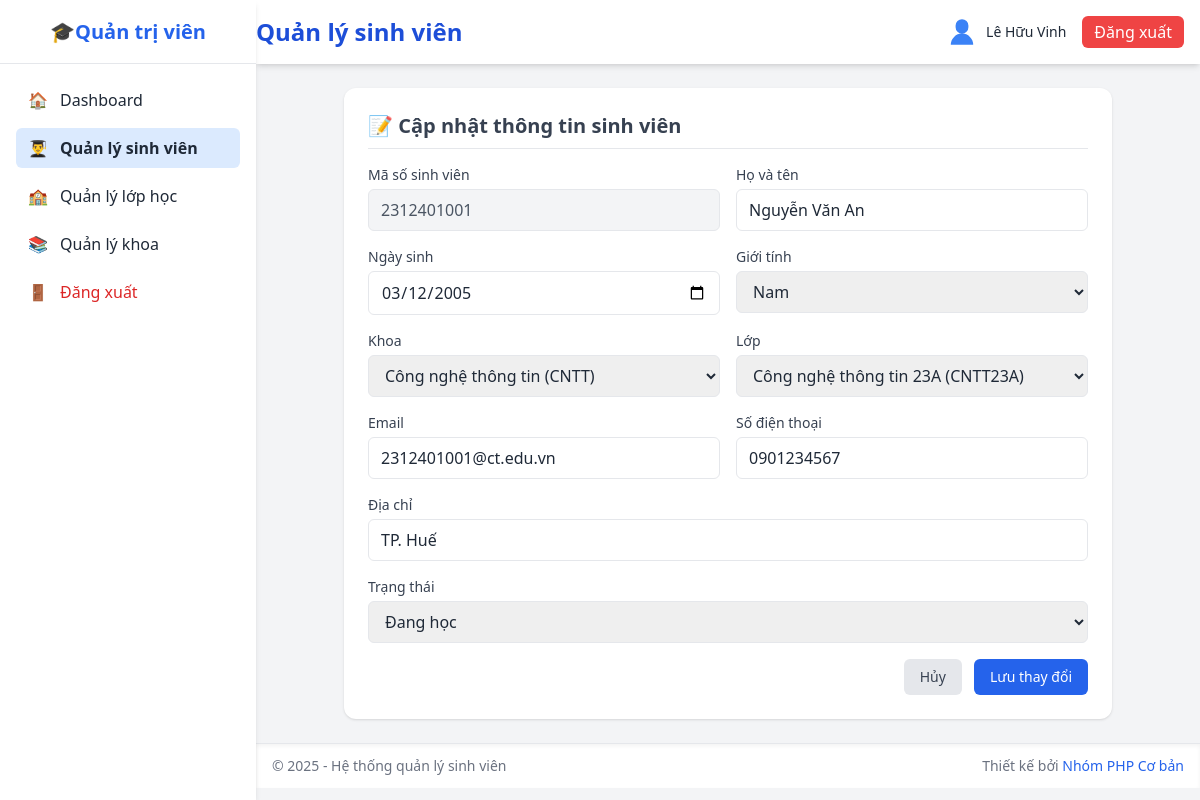
/admin/student_edit.php?mssv=2312401001 (signed in), run on an earlier commit of the app's database.
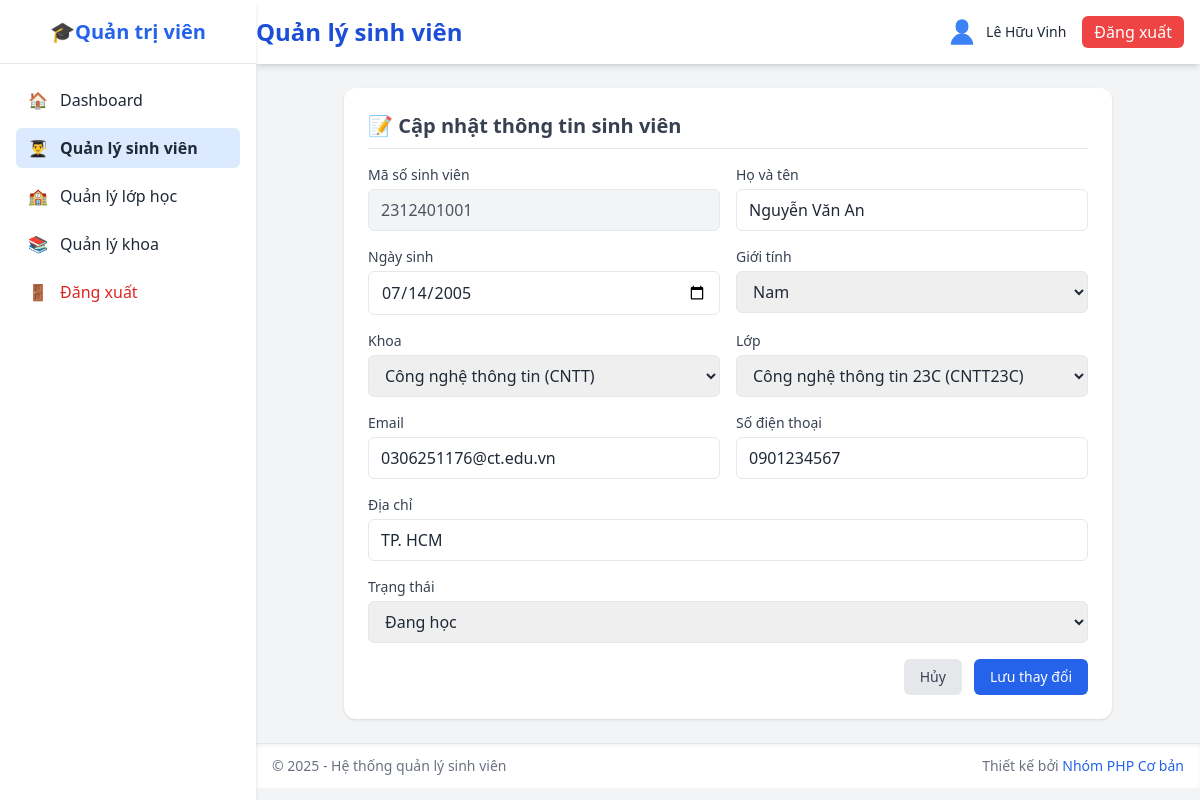
And on a later commit of the database.
### tables this page shows
CREATE TABLE `sinh_vien` (
  `mssv` varchar(20) NOT NULL,
  `hoten` varchar(100) NOT NULL,
  `ngaysinh` date DEFAULT NULL,
  `gioitinh` enum('Nam','Nữ','Khác') DEFAULT 'Nam',
  `malop` varchar(20) DEFAULT NULL,
  `makhoa` varchar(20) DEFAULT NULL,
  `email` varchar(100) DEFAULT NULL,
  `sdt` varchar(20) DEFAULT NULL,
  `diachi` varchar(255) DEFAULT NULL,
  `password` varchar(255) NOT NULL,
  `trangthai` enum('Đang học','Tốt nghiệp','Bảo lưu','Đã nghỉ') DEFAULT 'Đang học'
);

CREATE TABLE `lop` (
  `malop` varchar(20) NOT NULL,
  `tenlop` varchar(100) NOT NULL,
  `makhoa` varchar(20) DEFAULT NULL
);

CREATE TABLE `khoa` (
  `makhoa` varchar(20) NOT NULL,
  `tenkhoa` varchar(100) NOT NULL,
  `mota` text DEFAULT NULL
);

### database/pdo.php (called while the page is built, shortened)
<?php
class DB
{
    private static $pdo = null;
    private static function connect_pdo(): \PDO
    {
        $host = DB_HOST;
        $user = DB_USERNAME;
        $pass = DB_PASSWORD;
        $db   = DB_NAME;
        $charset = DB_CHARSET;
        $dsn = "mysql:host={$host};dbname={$db};charset={$charset}";
        try {
            $options = [
                \PDO::ATTR_ERRMODE => \PDO::ERRMODE_EXCEPTION,
                \PDO::ATTR_DEFAULT_FETCH_MODE => \PDO::FETCH_ASSOC,
                \PDO::ATTR_EMULATE_PREPARES => false,
            ];
            return new \PDO($dsn, $user, $pass, $options);
        } catch (\PDOException $e) {
            die('Kết nối PDO thất bại: ' . $e->getMessage());
        }
    }
    private static function init()
    {
        if (self::$pdo === null) {
            self::$pdo = self::connect_pdo();
        }
    }
    public static function getPdo()
    {
        return self::$pdo;
    }
    public static function select(string $sql, array $params = []): array
    {
        $stmt = self::getPdo()->prepare($sql);
        $stmt->execute($params);
        return $stmt->fetchAll();
    }
    public static function selectOne(string $sql, array $params = []): ?array
    {
        $stmt = self::getPdo()->prepare($sql);
        $stmt->execute($params);
        $row = $stmt->fetch();
        return $row === false ? null : $row;
    }
}

### admin/student_edit.php (the view, shortened to what the changed rows need)
<?php
$mssv = trim($_GET['mssv'] ?? '');
$student = DB::selectOne('
    SELECT sv.*, l.tenlop, k.tenkhoa
    FROM sinh_vien sv
    LEFT JOIN lop l ON sv.malop = l.malop
    LEFT JOIN khoa k ON sv.makhoa = k.makhoa
    WHERE sv.mssv = :mssv',
    ['mssv' => $mssv]
);
$khoas = DB::select('SELECT makhoa, tenkhoa FROM khoa ORDER BY tenkhoa');
$lops = DB::select('SELECT malop, tenlop, makhoa FROM lop ORDER BY tenlop');
include('../includes/sidebar.php');
include('../includes/header.php');
?>
<div class="bg-white shadow rounded-xl p-6 max-w-3xl mx-auto">
    <form action="student_edit_process.php" method="POST" class="space-y-4">
        <div class="grid grid-cols-1 sm:grid-cols-2 gap-4">
            <div>
                <label class="block text-sm font-medium text-gray-700 mb-1">Mã số sinh viên</label>
                <div class="w-full border rounded-md px-3 py-2 bg-gray-100 text-gray-600">
                    <?php echo htmlspecialchars($student['mssv']); ?>
                </div>
            </div>
            <div>
                <label class="block text-sm font-medium text-gray-700 mb-1">Họ và tên</label>
                <input type="text" name="hoten" required value="<?php echo htmlspecialchars($student['hoten']); ?>"
                       class="w-full border rounded-md px-3 py-2 focus:ring-2 focus:ring-blue-400 outline-none">
            </div>
            <div>
                <label class="block text-sm font-medium text-gray-700 mb-1">Ngày sinh</label>
                <input type="date" name="ngaysinh" value="<?php echo htmlspecialchars($student['ngaysinh'] ?? ''); ?>"
                       class="w-full border rounded-md px-3 py-2 focus:ring-2 focus:ring-blue-400 outline-none">
            </div>
            <div>
                <label class="block text-sm font-medium text-gray-700 mb-1">Giới tính</label>
                <select name="gioitinh" class="w-full border rounded-md px-3 py-2 focus:ring-2 focus:ring-blue-400 outline-none">
                    <option value="Nam" <?php echo $student['gioitinh'] === 'Nam' ? 'selected' : ''; ?>>Nam</option>
                </select>
            </div>
            <div>
                <label class="block text-sm font-medium text-gray-700 mb-1">Khoa</label>
                <select id="makhoa" name="makhoa" class="w-full border rounded-md px-3 py-2 focus:ring-2 focus:ring-blue-400 outline-none">
                    <?php foreach ($khoas as $khoa): ?>
                        <option value="<?= htmlspecialchars($khoa['makhoa']) ?>"
                                <?php echo $student['makhoa'] === $khoa['makhoa'] ? 'selected' : ''; ?>>
                            <?= htmlspecialchars($khoa['tenkhoa']) ?> (<?= htmlspecialchars($khoa['makhoa']) ?>)
                        </option>
                    <?php endforeach; ?>
                </select>
            </div>
            <div>
                <label class="block text-sm font-medium text-gray-700 mb-1">Lớp</label>
                <select id="malop" name="malop" class="w-full border rounded-md px-3 py-2 focus:ring-2 focus:ring-blue-400 outline-none">
                    <?php foreach ($lops as $lop): ?>
                        <option value="<?= htmlspecialchars($lop['malop']) ?>"
                                data-makhoa="<?= htmlspecialchars($lop['makhoa']) ?>"
                                <?php echo $student['malop'] === $lop['malop'] ? 'selected' : ''; ?>>
                            <?= htmlspecialchars($lop['tenlop']) ?> (<?= htmlspecialchars($lop['malop']) ?>)
                        </option>
                    <?php endforeach; ?>
                </select>
            </div>
            <div>
                <label class="block text-sm font-medium text-gray-700 mb-1">Email</label>
                <input type="email" name="email" value="<?php echo htmlspecialchars($student['email'] ?? ''); ?>"
                       class="w-full border rounded-md px-3 py-2 focus:ring-2 focus:ring-blue-400 outline-none">
            </div>
            <div>
                <label class="block text-sm font-medium text-gray-700 mb-1">Số điện thoại</label>
                <input type="text" name="sdt" value="<?php echo htmlspecialchars($student['sdt'] ?? ''); ?>"
                       class="w-full border rounded-md px-3 py-2 focus:ring-2 focus:ring-blue-400 outline-none">
            </div>
            <div class="sm:col-span-2">
                <label class="block text-sm font-medium text-gray-700 mb-1">Địa chỉ</label>
                <input type="text" name="diachi" value="<?php echo htmlspecialchars($student['diachi'] ?? ''); ?>"
                       class="w-full border rounded-md px-3 py-2 focus:ring-2 focus:ring-blue-400 outline-none">
            </div>
        </div>
        <div>
            <label class="block text-sm font-medium text-gray-700 mb-1">Trạng thái</label>
            <select name="trangthai" class="w-full border rounded-md px-3 py-2 focus:ring-2 focus:ring-blue-400 outline-none">
                <option value="Đang học" <?php echo $student['trangthai'] === 'Đang học' ? 'selected' : ''; ?>>Đang học</option>
            </select>
        </div>
    </form>
</div>
<?php include('../includes/footer.php'); ?>

What changed in the data, as far as the page shows it:
changed sinh_vien "Nguyễn Văn An": ngaysinh "03/12/2005" → "07/14/2005"; malop "Công nghệ thông tin 23A (CNTT23A)" → "Công nghệ thông tin 23C (CNTT23C)"; email "2312401001@ct.edu.vn" → "0306251176@ct.edu.vn"; diachi "TP. Huế" → "TP. HCM"
